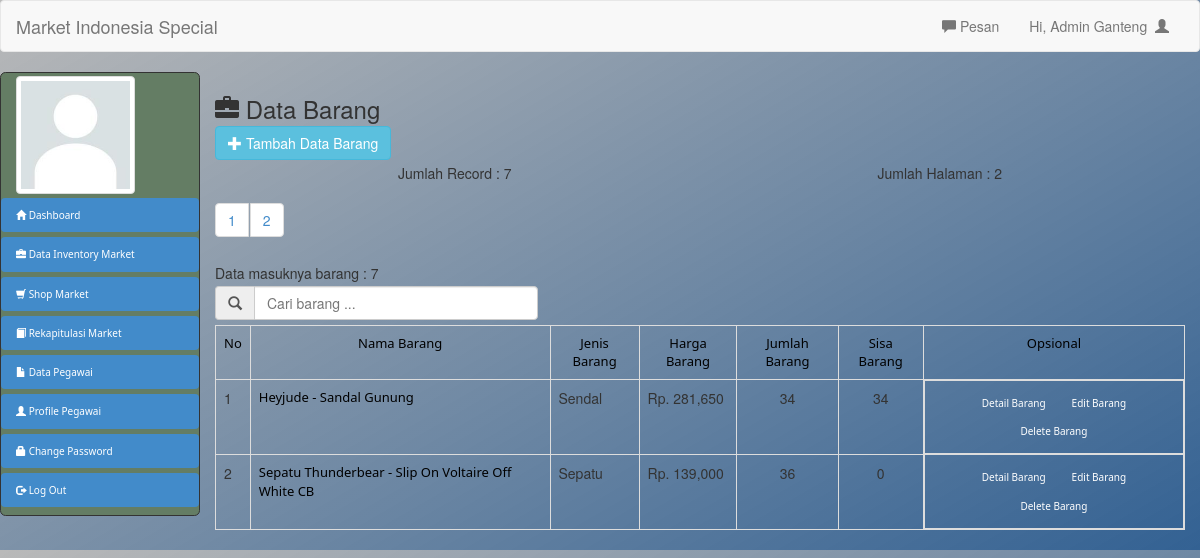
Screenshot of /public/view/market/barang.php?page=2 (signed in) with the database file from the repository.
### tables this page shows
CREATE TABLE `barang` (
  `kd_barang` int(11) NOT NULL,
  `namabarang` text NOT NULL,
  `kd_jenis` text NOT NULL,
  `hargabarang` text NOT NULL,
  `jumlahbarang` int(11) NOT NULL,
  `sisabarang` int(11) NOT NULL
);

### public/view/market/barang.php (the view, shortened to what this page needs)
<?php
include "header.php";
include "../../../database/Migrations/koneksi.php";
include "../../../model/product/model.php";
?>
<link rel="stylesheet" href="../../../css/barang.css" type="text/css">
<h3 class='modal-title'><span class='glyphicon glyphicon-briefcase'></span> Data Barang</h3>
<button type='button' data-bs-toggle='modal' data-bs-target='#barang' class='btn btn-info'>
    <span class="glyphicon glyphicon-plus"></span> Tambah Data Barang</button>
<?php
$per_hal=5;
$jumlah_record=mysqli_query($con,"SELECT * from barang");
$jum=mysqli_num_rows($jumlah_record);
$halaman=ceil($jum / $per_hal);
$page = (isset($_GET['page'])) ? (int)$_GET['page'] : 1;
$start = ($page - 1) * $per_hal;
?>
<div id="wraps">
	<span>
		<span>Jumlah Record :</span>
		<span><?php echo $jum; ?></span>
    </span>
    <span>
		<span>Jumlah Halaman :</span>
		<span><?php echo $halaman; ?></span>
    </span>
</div>
<ul class="pagination">
	<?php
	    for($x=1;$x<=$halaman;$x++){
	?>
	<li><a href="?page=<?php echo $x ?>" style="margin-right: 2px;"><?php echo $x ?></a></li>
	<?php
		}
	?>
</ul>
<?php
echo "Data masuknya barang : ".mysqli_num_rows(mysqli_query($con, "SELECT * FROM barang order by namabarang asc"));
?>
<form method="GET">
    <div class="input-group col-md-4 col-md-offset-0">
		<span class="input-group-addon" id="basic-addon1"><span class="glyphicon glyphicon-search"></span></span>
		<input type="text" class="form-control" placeholder="Cari barang ..." aria-describedby="basic-addon1" name="cari">
	</div>
</form>
<table class="table table-bordered">
    <tr>
        <th class="text-center text-small-3">No</th>
        <th class="text-center text-small-3">Nama Barang</th>
        <th class="text-center text-small-3">Jenis Barang</th>
        <th class="text-center text-small-3">Harga Barang</th>
        <th class="text-center text-small-3">Jumlah Barang</th>
        <th class="text-center text-small-3">Sisa Barang</th>
        <th class="text-center text-small-3">Opsional</th>
    </tr>
    <?php
    if(isset($_GET["cari"])){
        $caribarang = mysqli_real_escape_string($con, $_GET["cari"]);
        $scaribarang = mysqli_query($con, "SELECT * FROM barang WHERE namabarang like '$caribarang'");
    }else{
        $scaribarang = mysqli_query($con, "SELECT * FROM barang limit $start, $per_hal");
    }
    $no = 1;
    while($sc = mysqli_fetch_array($scaribarang)){
        ?>
        <tr>
            <td><?php echo $no++; ?></td>
            <td class="text-small-3"><?php echo $sc["namabarang"]; ?></td>
            <td><?php echo jnsbrg($sc["kd_jenis"]); ?></td>
            <td><?php echo "Rp. ".number_format($sc["hargabarang"]); ?></td>
            <td class="text-center"><?php echo $sc["jumlahbarang"]; ?></td>
            <td class="text-center"><?php echo $sc["sisabarang"]; ?></td>
            <td id="wrap">
                <a href="#" class="btn text-small-2"> Detail Barang</a>
                <a href="#" class="btn text-small-2"> Edit Barang</a>
                <a href="#" class="btn text-small-2"> Delete Barang</a>
            </td>
        </tr>
        <?php
    }
    ?>
</table>
<?php
include "footer.php";
?>

### model/product/model.php
<?php
function jnsbrg($kd_jenis){
    if($kd_jenis == 1){
        echo "Pakaian";
    }else if($kd_jenis == 2){
        echo "Celana";
    }else if($kd_jenis == 3){
        echo "Sepatu";
    }else if($kd_jenis == 4){
        echo "Sendal";
    }
}
?>

### css/header-home.css (style rules this page uses)
body { background-image: linear-gradient(150deg, rgba(100, 100, 100, 0.45), rgba(0, 58, 120, 0.8)); }

### css/barang.css (style rules this page uses)
#wraps { position: relative; flex-flow: nowrap ; justify-content: space-around; display: flex; }
#wrap { position: relative; flex-flow: wrap ; flex-direction: row; justify-content: center; display: flex; }
.btn { color: #fff; }

### rows the page displays
barang: namabarang "Heyjude - Sandal Gunung", shows "Sendal", hargabarang "281,650", jumlahbarang "34", sisabarang "34"
barang: namabarang "Sepatu Thunderbear - Slip On Voltaire Off White CB", hargabarang "139,000", jumlahbarang "36", sisabarang "0"

### other values shown
$_SESSION['namapegawai'] "Admin Ganteng"
$jum "7"
$halaman "2"
